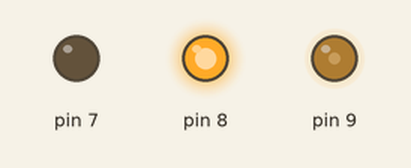
Recording of a sketch running on a simulated Arduino Uno, built with avr-gcc and run on an emulated ATmega328P. On the bench: output pins drawn as LEDs (lit = HIGH).

Above: at 0.05 s.
At 1.95 s:
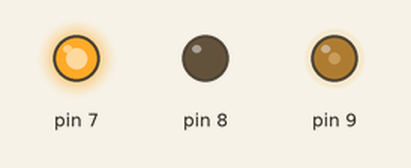
Timing chart, 0 to 3.0 s (numbered marks = the images above):
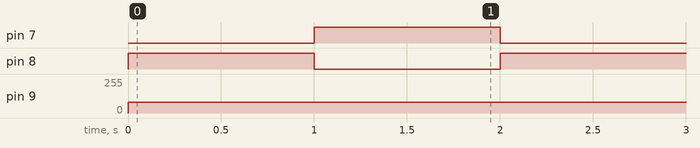

The sketch:

analog_input_output.ino
```cpp
void setup()
{
  pinMode(7,OUTPUT);
  pinMode(8,OUTPUT);
  pinMode(9,OUTPUT);
}

void loop()
{
  digitalWrite(8, HIGH);
  digitalWrite(7, LOW);
  analogWrite(9,80);
  delay(1000);
  digitalWrite(8,LOW);
  digitalWrite(7, HIGH);
  analogWrite(9,80);
  delay(1000);

}
```

Measured:
- by itself, pin 7, pin 8: alternates HIGH for 1.0 s and LOW for 1.0 s
- by itself, pin 9: 0/255 → 80/255 at 0.00 s
